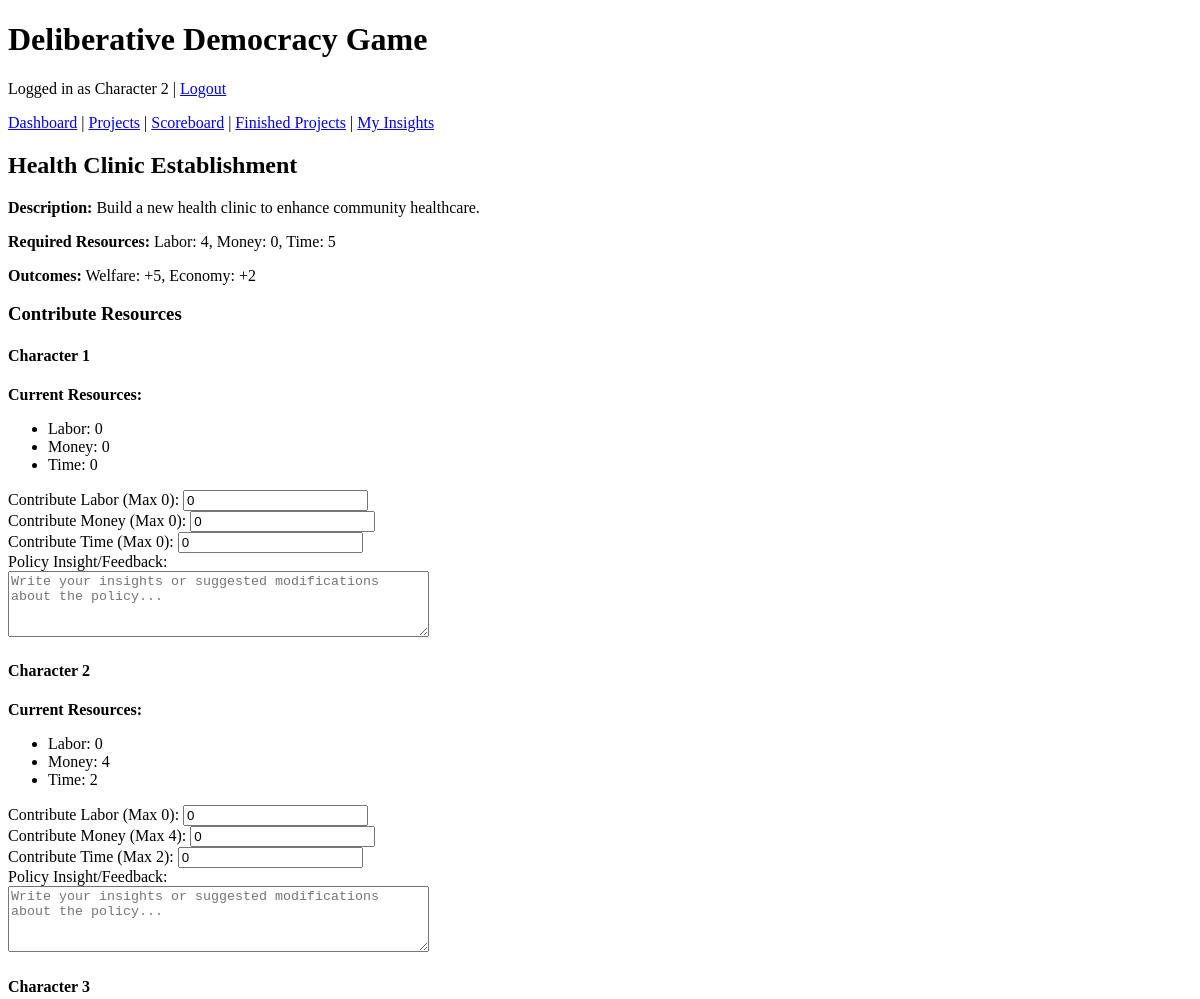
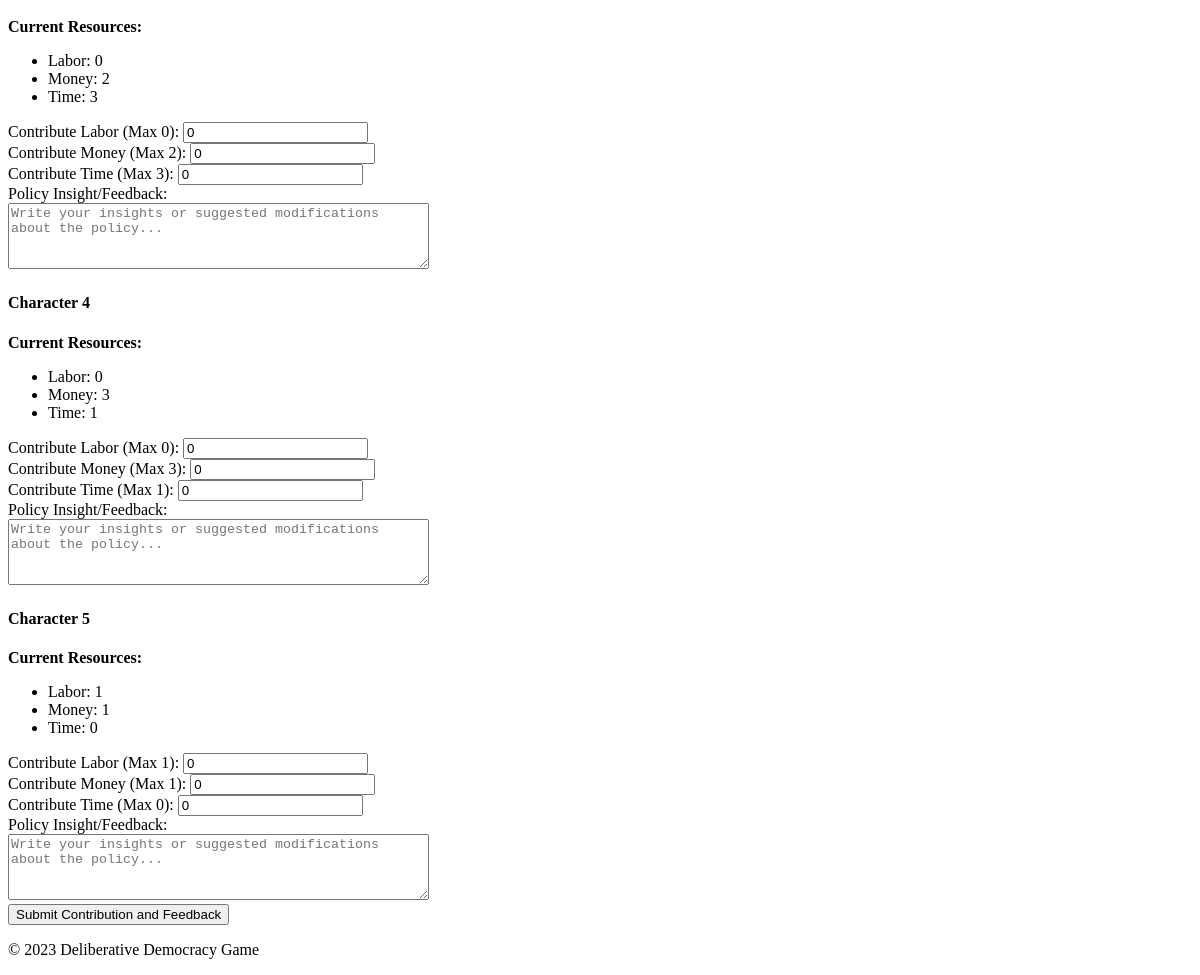
/project/3 (signed in), run on an earlier commit of the app's database (2 pictures, top to bottom).
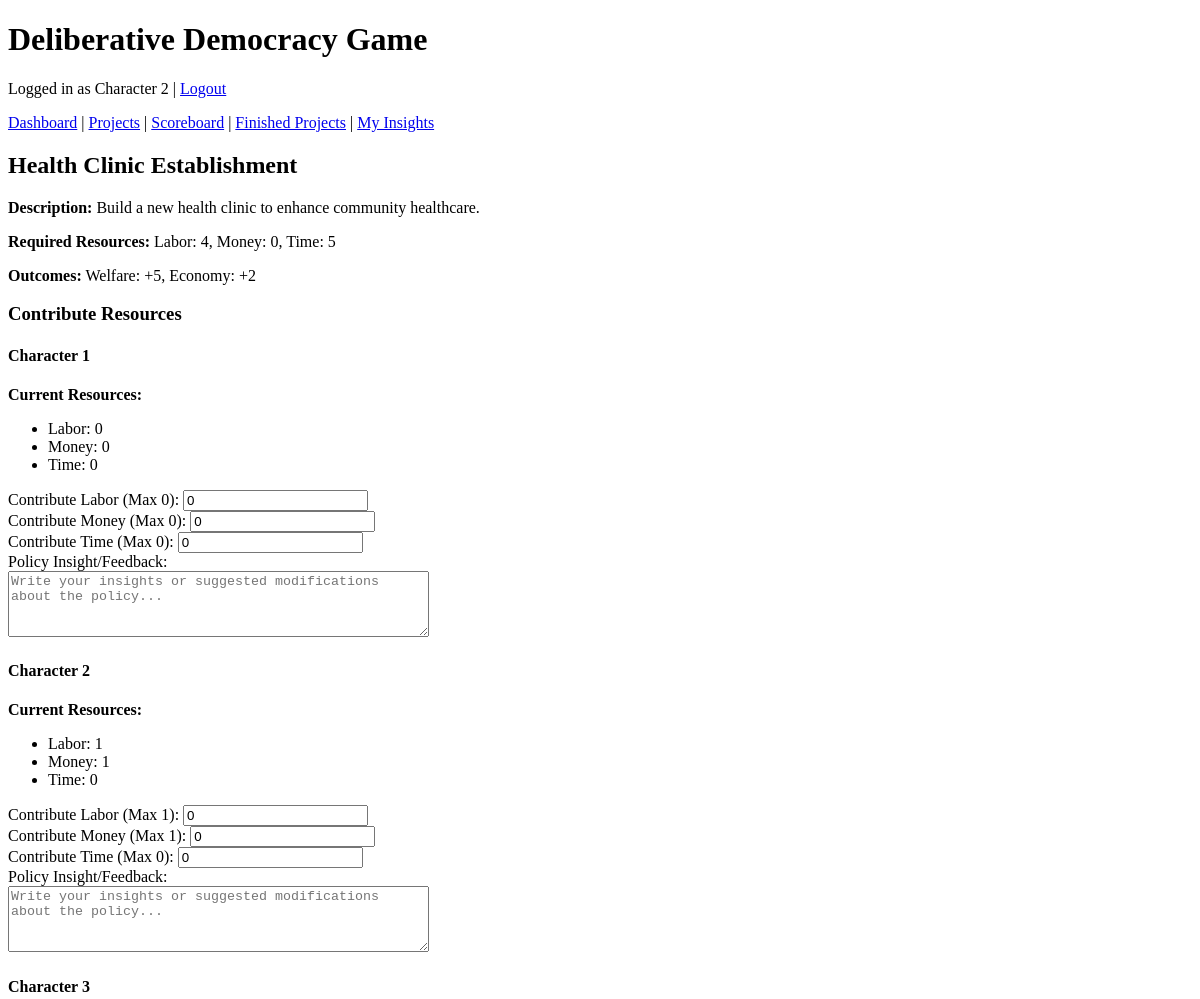
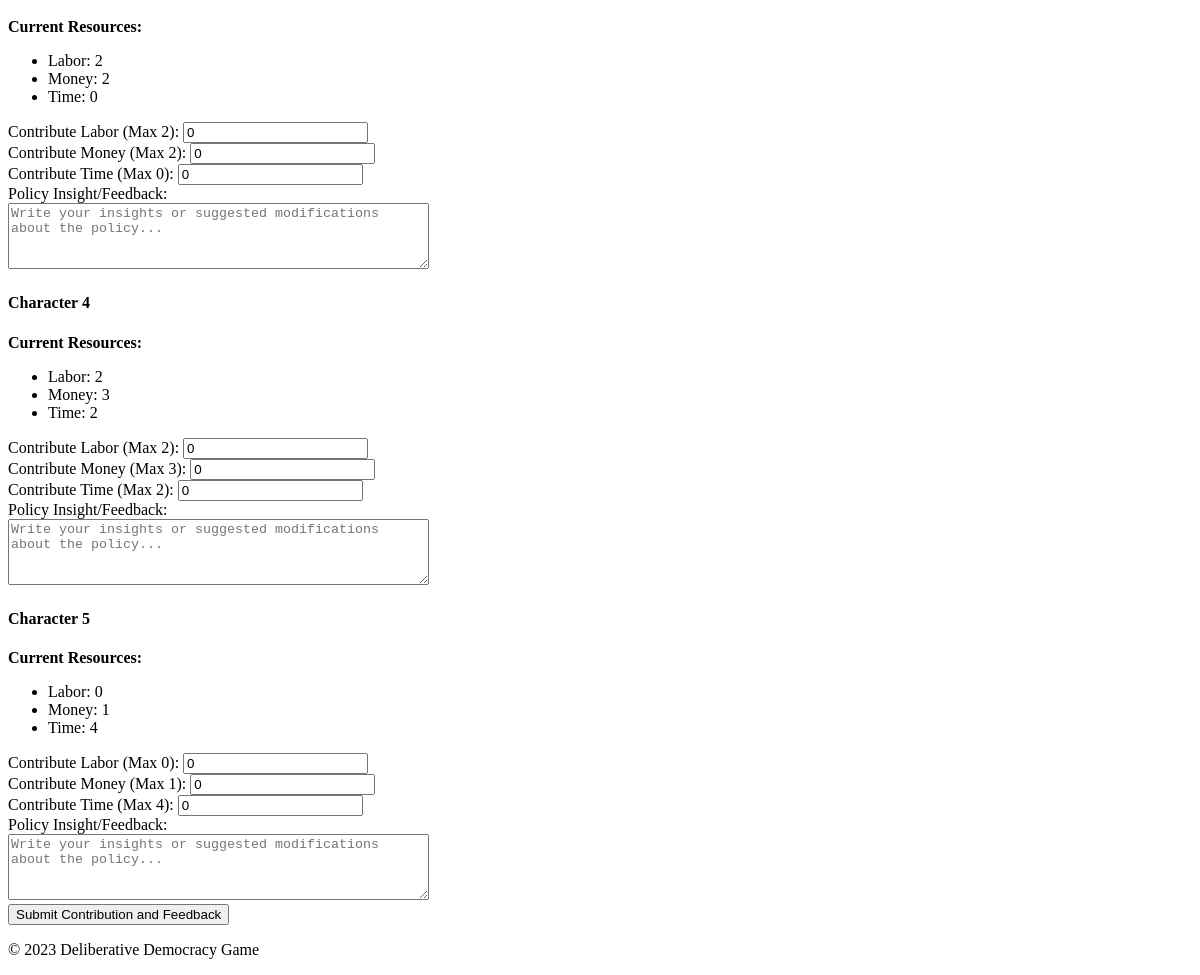
And on a later commit of the database (2 pictures, top to bottom).
### app/models.py (models this page shows, shortened)
class Resource(db.Model):
    __tablename__ = "resources"
    id = db.Column(db.Integer, primary_key=True)
    type = db.Column(db.String(64), nullable=False)  # 'Time', 'Money', 'Labor'
    amount = db.Column(db.Integer, default=0, nullable=False)
    user_id = db.Column(db.Integer, db.ForeignKey("users.id"), nullable=False)

class User(UserMixin, db.Model):
    __tablename__ = "users"
    id = db.Column(db.Integer, primary_key=True)
    character_name = db.Column(db.String(64), unique=True, nullable=False)
    interests = db.Column(db.Text, nullable=True)
    utility_criteria = db.Column(db.Text, nullable=True)
    starting_resources = db.Column(db.Text, nullable=True)
    reading = db.Column(db.Text, nullable=True)
    resources = db.relationship("Resource", backref="user", lazy=True)
    metrics = db.relationship("Metric", backref="user", lazy=True)

### app/routes.py (the view, shortened to what this page needs)
@main.route("/project/<int:project_id>", methods=["GET", "POST"])
@login_required
def project_detail(project_id):
    project = Project.query.get_or_404(project_id)
    users = User.query.all()
    required_resources = parse_resources(project.required_resources)
    return render_template("project_detail.html", project=project, users=users)

### app/routes.py (called while the page is built)
@login_manager.user_loader
def load_user(user_id):
    return User.query.get(int(user_id))

### app/utils.py (called while the page is built)
def parse_resources(resource_string):
    resource_dict = {}
    resources = resource_string.split(", ")
    for resource in resources:
        if ": " in resource:
            key, value = resource.split(": ")
            resource_dict[key.lower()] = int(value)
    return resource_dict

### app/templates/project_detail.html (shortened to what this page needs)
{% extends "base.html" %}
{% block content %}
<h2>{{ project.name }}</h2>
<p><strong>Description:</strong> {{ project.description }}</p>
<p><strong>Required Resources:</strong> {{ project.required_resources }}</p>
<p><strong>Outcomes:</strong> {{ project.outcomes }}</p>
<form method="POST">
    <h3>Contribute Resources</h3>
    {% for user in users %}
    <div>
        <h4>{{ user.character_name }}</h4>
        <p><strong>Current Resources:</strong></p>
        <ul>
            {% set user_resources = user.resources|groupby('type') %}
            {% for resource_type, resources in user_resources %}
            <li>{{ resource_type }}: {{ resources[0].amount }}</li>
            {% endfor %}
        </ul>
        <label>Contribute Labor (Max {{ user.resources | selectattr('type', 'equalto', 'Labor') |
            map(attribute='amount') | sum }}):</label>
        <input type="number" name="contribute_labor_{{ user.id }}" min="0" value="0"><br>
        <label>Contribute Money (Max {{ user.resources | selectattr('type', 'equalto', 'Money') |
            map(attribute='amount') | sum }}):</label>
        <input type="number" name="contribute_money_{{ user.id }}" min="0" value="0"><br>
        <label>Contribute Time (Max {{ user.resources | selectattr('type', 'equalto', 'Time') |
            map(attribute='amount') | sum }}):</label>
        <input type="number" name="contribute_time_{{ user.id }}" min="0" value="0"><br>
        <label>Policy Insight/Feedback:</label><br>
        <textarea name="policy_insight_{{ user.id }}" rows="4" cols="50"
            placeholder="Write your insights or suggested modifications about the policy..."></textarea><br>
    </div>
    {% endfor %}
    <button type="submit">Submit Contribution and Feedback</button>
</form>
{% endblock %}

### app/templates/base.html (shortened to what this page needs)
<!DOCTYPE html>
<html lang="en">
<head>
    <link rel="stylesheet" href="{{ url_for('static', filename='css/styles.css') }}">
</head>
<body>
    <header>
        <h1>Deliberative Democracy Game</h1>
        {% if current_user.is_authenticated %}
        <p>Logged in as {{ current_user.character_name }} | <a href="{{ url_for('main.logout') }}">Logout</a></p>
        {% endif %}
        <nav>
            <a href="{{ url_for('main.dashboard') }}">Dashboard</a> |
            <a href="{{ url_for('main.project_list') }}">Projects</a> |
            <a href="{{ url_for('main.score_board') }}">Scoreboard</a> |
            <a href="{{ url_for('main.finished_projects') }}">Finished Projects</a> |
            <a href="{{ url_for('main.insight') }}">My Insights</a>
        </nav>
    </header>
    <main>
        {% block content %}{% endblock %}
    </main>
    <footer>
        <p>&copy; 2023 Deliberative Democracy Game</p>
    </footer>
</body>
</html>

What changed in the data, as far as the page shows it:
computed for User "Character 2": resources|selectattr "0" → "1"; resources|selectattr "4" → "1"; resources|selectattr "2" → "0"
changed Resource (number 4 of 15 on the later page): amount "0" → "1"
changed Resource (number 5 of 15 on the later page): amount "4" → "1"
changed Resource (number 6 of 15 on the later page): amount "2" → "0"
computed for User "Character 3": resources|selectattr "0" → "2"; resources|selectattr "3" → "0"
changed Resource (number 7 of 15 on the later page): amount "0" → "2"
changed Resource (number 9 of 15 on the later page): amount "3" → "0"
computed for User "Character 4": resources|selectattr "0" → "2"; resources|selectattr "1" → "2"
changed Resource (number 10 of 15 on the later page): amount "0" → "2"
changed Resource (number 12 of 15 on the later page): amount "1" → "2"
computed for User "Character 5": resources|selectattr "1" → "0"; resources|selectattr "0" → "4"
changed Resource (number 13 of 15 on the later page): amount "1" → "0"
changed Resource (number 15 of 15 on the later page): amount "0" → "4"
